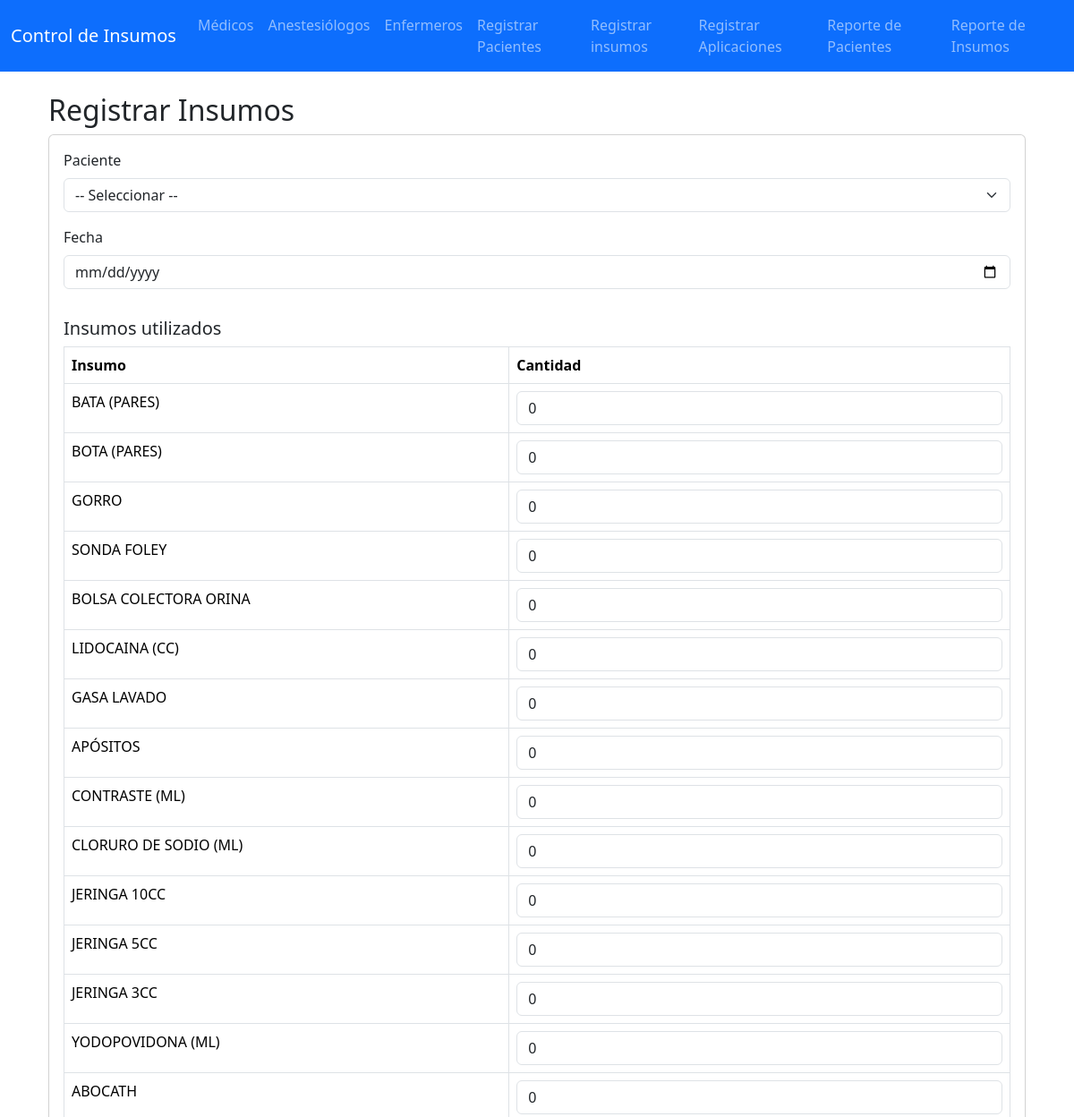
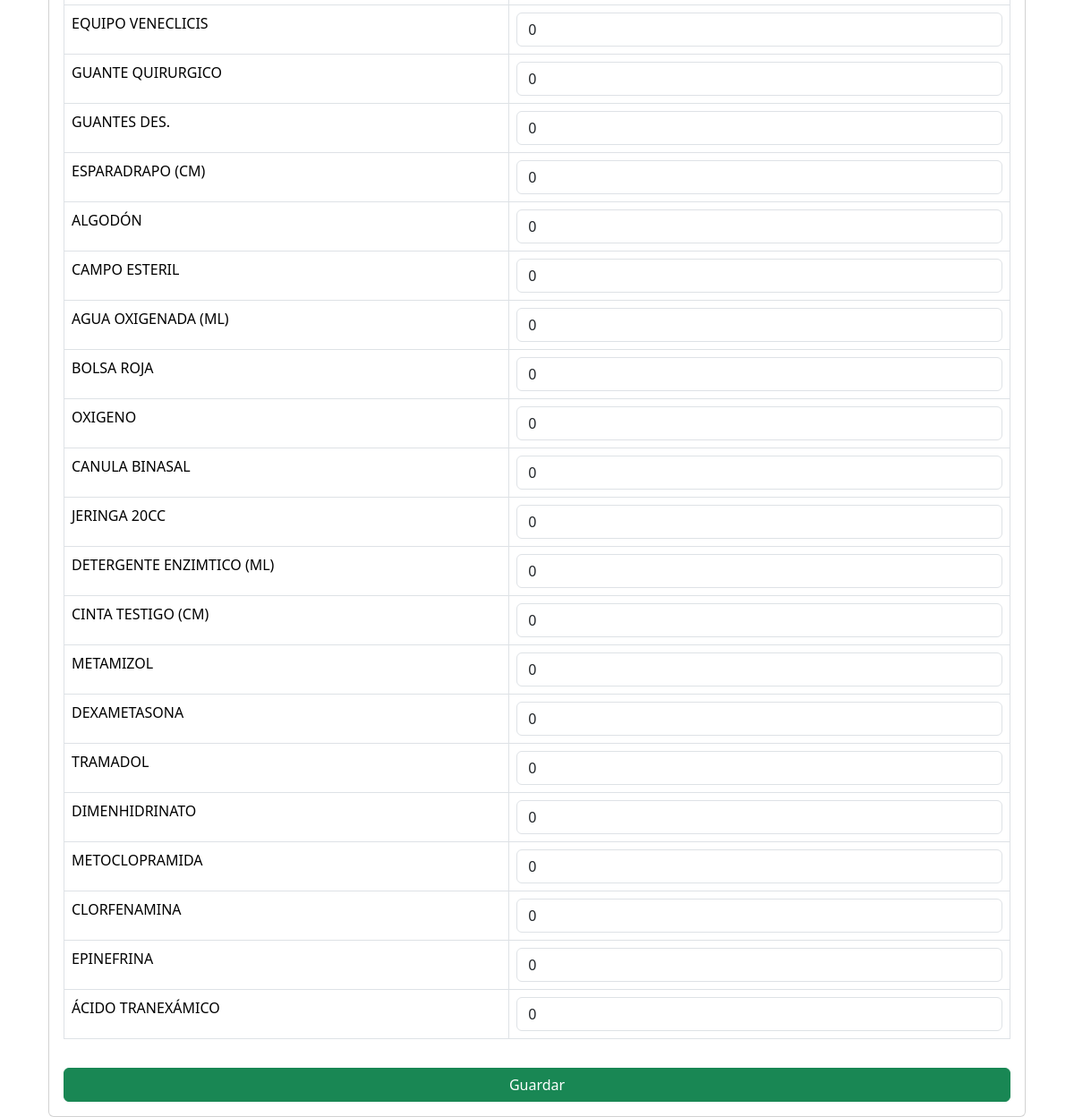
The page /aplicacion on the database its author committed (2 pictures, top to bottom).
### tables this page shows
CREATE TABLE insumos_lista (
            id INTEGER PRIMARY KEY AUTOINCREMENT,
            nombre TEXT UNIQUE NOT NULL
        );

### app.py (the view, shortened to what this page needs)
@app.route("/aplicacion", methods=["GET", "POST"])
def aplicacion():
    pacientes = obtener_pacientes()    # lista de tuplas
    insumos = obtener_insumos()        # lista de tuplas (id, nombre)
    return render_template("registrar_insumos.html", pacientes=pacientes, insumos=insumos)

### database.py (called while the page is built)
def get_connection():
    return sqlite3.connect(DB_PATH)

### models.py (called while the page is built)
def obtener_pacientes():
    conn = get_connection()
    c = conn.cursor()
    c.execute("""
        SELECT p.id, p.nombre, p.procedencia, m.nombre as medico, p.diagnostico, a.nombre as anestesiologo, e.nombre as enfermero
        FROM pacientes p
        LEFT JOIN medicos m ON p.medico_id = m.id
        LEFT JOIN anestesiologos a ON p.anestesiologo_id = a.id
        LEFT JOIN enfermeros e ON p.enfermero_id = e.id
    """)
    data = c.fetchall()
    conn.close()
    return data

def obtener_insumos():
    conn = get_connection()
    c = conn.cursor()
    c.execute("SELECT * FROM insumos_lista")
    data = c.fetchall()
    conn.close()
    return data

### templates/registrar_insumos.html (shortened to what this page needs)
{% extends "base.html" %}
{% block content %}
<div class="container mt-4">
  <h2>Registrar Insumos</h2>
  <form method="POST" class="card p-3">
    <div class="mb-3">
      <label class="form-label">Paciente</label>
      <select name="paciente_id" class="form-select" required>
        <option value="">-- Seleccionar --</option>
      </select>
    </div>
    <div class="mb-3">
      <label class="form-label">Fecha</label>
      <input type="date" name="fecha" class="form-control" required>
    </div>
    <h5 class="mt-3">Insumos utilizados</h5>
    {% if insumos %}
    <table class="table table-bordered">
      <thead>
        <tr><th>Insumo</th><th>Cantidad</th></tr>
      </thead>
      <tbody>
        {% for insumo in insumos %}
        <tr>
          <td>{{ insumo[1] }}</td>
          <td>
            <input type="number" name="insumo_{{ insumo[0] }}" class="form-control" value="0" min="0">
          </td>
        </tr>
        {% endfor %}
      </tbody>
    </table>
    {% else %}
      <p>No hay insumos en el catálogo.</p>
    {% endif %}
    <button type="submit" class="btn btn-success mt-3">Guardar</button>
  </form>
</div>
{% endblock %}

### rows shown on the page
insumos_lista: nombre "BATA (PARES)"
insumos_lista: nombre "BOTA (PARES)"
insumos_lista: nombre "GORRO"
insumos_lista: nombre "SONDA FOLEY"
insumos_lista: nombre "BOLSA COLECTORA ORINA"
insumos_lista: nombre "LIDOCAINA (CC)"
insumos_lista: nombre "GASA LAVADO"
insumos_lista: nombre "APÓSITOS"
insumos_lista: nombre "CONTRASTE (ML)"
insumos_lista: nombre "CLORURO DE SODIO (ML)"
insumos_lista: nombre "JERINGA 10CC"
insumos_lista: nombre "JERINGA 5CC"
insumos_lista: nombre "JERINGA 3CC"
insumos_lista: nombre "YODOPOVIDONA (ML)"
insumos_lista: nombre "ABOCATH"
insumos_lista: nombre "EQUIPO VENECLICIS"
insumos_lista: nombre "GUANTE QUIRURGICO"
insumos_lista: nombre "GUANTES DES."
insumos_lista: nombre "ESPARADRAPO (CM)"
insumos_lista: nombre "ALGODÓN"
insumos_lista: nombre "CAMPO ESTERIL"
insumos_lista: nombre "AGUA OXIGENADA (ML)"
insumos_lista: nombre "BOLSA ROJA"
insumos_lista: nombre "OXIGENO"
insumos_lista: nombre "CANULA BINASAL"
insumos_lista: nombre "JERINGA 20CC"
insumos_lista: nombre "DETERGENTE ENZIMTICO (ML)"
insumos_lista: nombre "CINTA TESTIGO (CM)"
insumos_lista: nombre "METAMIZOL"
insumos_lista: nombre "DEXAMETASONA"
insumos_lista: nombre "TRAMADOL"
insumos_lista: nombre "DIMENHIDRINATO"
insumos_lista: nombre "METOCLOPRAMIDA"
insumos_lista: nombre "CLORFENAMINA"
insumos_lista: nombre "EPINEFRINA"
insumos_lista: nombre "ÁCIDO TRANEXÁMICO"
